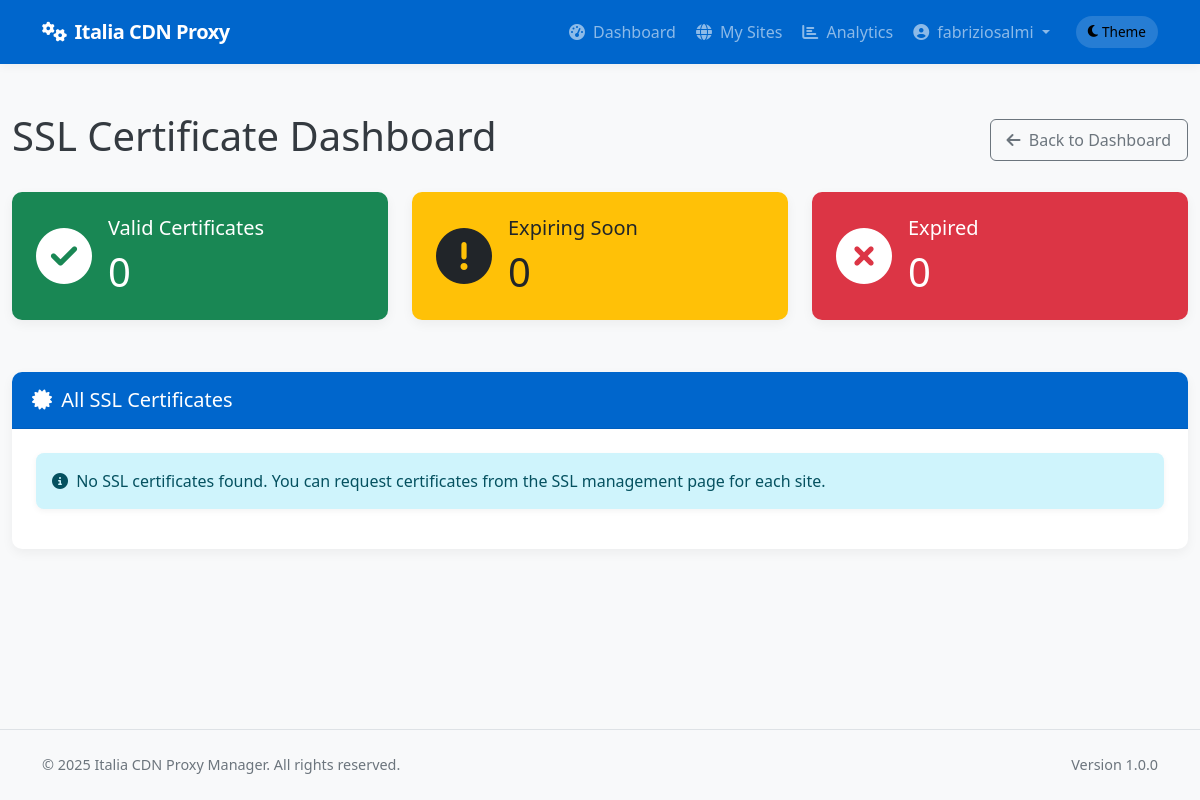
The page /client/ssl-dashboard (signed in) on the database as committed earlier.
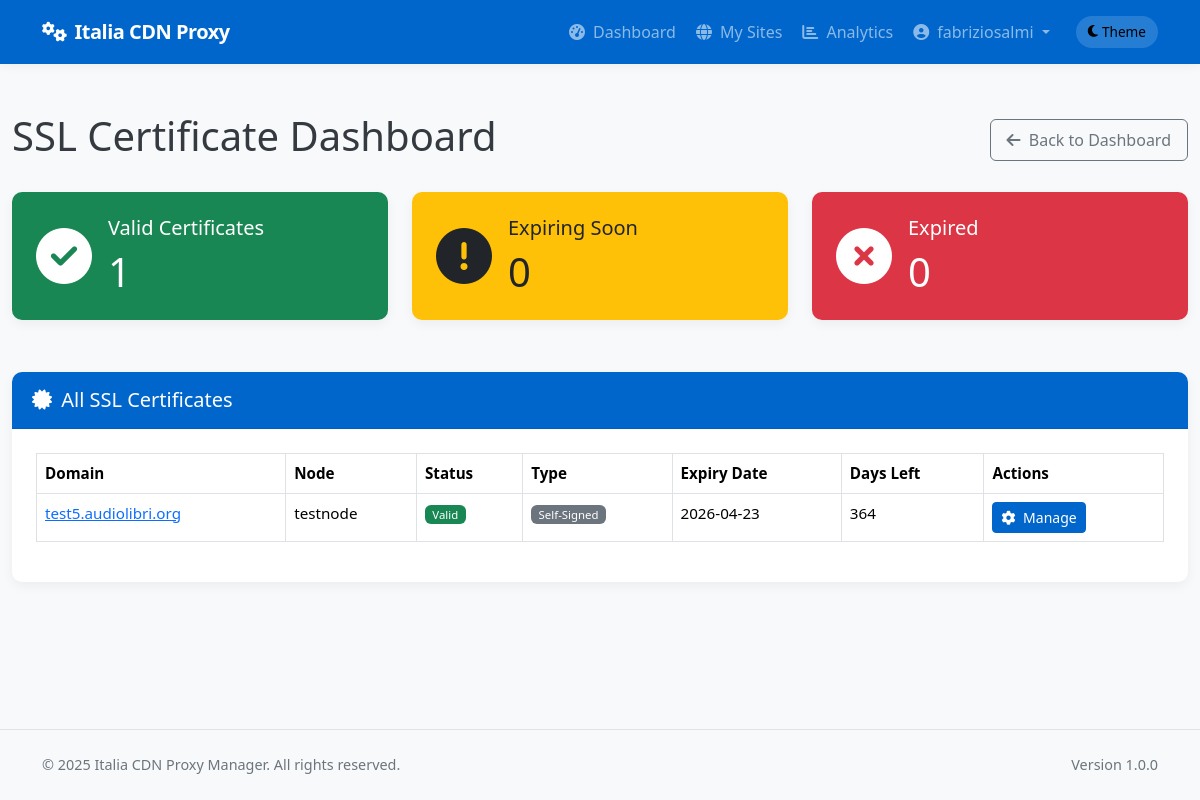
The same page on the database as committed later.
### app/models/models.py (models this page shows, shortened)
class Site(db.Model):
    __tablename__ = 'sites'
    id = db.Column(db.Integer, primary_key=True)
    name = db.Column(db.String(64), nullable=False)
    domain = db.Column(db.String(255), unique=True, nullable=False)
    protocol = db.Column(db.String(10), nullable=False, default='https')  # http or https
    origin_protocol = db.Column(db.String(10), nullable=False, default='http')  # http or https for origin
    origin_address = db.Column(db.String(255), nullable=False)  # Backend server address
    origin_port = db.Column(db.Integer, nullable=False)
    user_id = db.Column(db.Integer, db.ForeignKey('users.id'), nullable=True)  # Allow null for discovered sites
    is_active = db.Column(db.Boolean, default=True)
    is_blocked = db.Column(db.Boolean, default=False)
    is_discovered = db.Column(db.Boolean, default=False)  # Whether this site was discovered from node
    use_waf = db.Column(db.Boolean, default=False)
    waf_rule_level = db.Column(db.String(10), default='basic')  # basic, medium, strict
    waf_custom_rules = db.Column(db.Text, nullable=True)  # Custom WAF rules
    waf_max_request_size = db.Column(db.Integer, default=1)  # Max request size in MB
    waf_request_timeout = db.Column(db.Integer, default=60)  # Request timeout in seconds
    waf_block_tor_exit_nodes = db.Column(db.Boolean, default=False)  # Block Tor exit nodes
    waf_rate_limiting_enabled = db.Column(db.Boolean, default=False)  # Enable rate limiting
    waf_rate_limiting_requests = db.Column(db.Integer, default=100)  # Requests per minute
    waf_rate_limiting_burst = db.Column(db.Integer, default=200)  # Burst requests
    force_https = db.Column(db.Boolean, default=True)  # New column to force HTTP to HTTPS redirect
    enable_cache = db.Column(db.Boolean, default=True)
    cache_time = db.Column(db.Integer, default=3600)  # Cache time in seconds, default 1 hour
    cache_static_time = db.Column(db.Integer, default=86400)  # Cache time for static assets in seconds, default 1 day
    custom_cache_rules = db.Column(db.Text, nullable=True)  # Custom cache rules in Nginx format
    cache_browser_time = db.Column(db.Integer, default=3600)  # Browser cache time in seconds, default 1 hour
    use_geoip = db.Column(db.Boolean, default=False)  # Whether to use GeoIP filtering
    geoip_mode = db.Column(db.String(10), default='blacklist')  # 'blacklist' or 'whitelist'
    geoip_countries = db.Column(db.Text, nullable=True)  # Comma-separated list of country codes
    geoip_level = db.Column(db.String(10), default='nginx')  # 'nginx' or 'iptables'
    created_at = db.Column(db.DateTime, default=datetime.utcnow)
    updated_at = db.Column(db.DateTime, default=datetime.utcnow, onupdate=datetime.utcnow)
    custom_config = db.Column(db.Text, nullable=True)  # Additional Nginx configuration
    site_nodes = db.relationship('SiteNode', backref='site', lazy='dynamic')
    ssl_certificates = db.relationship('SSLCertificate', backref='site', lazy='dynamic')
    config_versions = db.relationship('ConfigVersion', backref='site', lazy='dynamic')

class Node(db.Model):
    __tablename__ = 'nodes'
    id = db.Column(db.Integer, primary_key=True)
    name = db.Column(db.String(64), unique=True, nullable=False)
    ip_address = db.Column(db.String(45), nullable=False)  # IPv4 or IPv6
    ssh_port = db.Column(db.Integer, default=22)
    ssh_user = db.Column(db.String(64), nullable=False)
    ssh_key_path = db.Column(db.String(256), nullable=True)  # Path to SSH key file
    _ssh_password = db.Column('ssh_password', db.String(256), nullable=True)  # Encrypted password (if using password auth)
    is_active = db.Column(db.Boolean, default=True)
    is_discovered = db.Column(db.Boolean, default=False)  # Whether this node was discovered from YAML
    created_at = db.Column(db.DateTime, default=datetime.utcnow)
    updated_at = db.Column(db.DateTime, default=datetime.utcnow, onupdate=datetime.utcnow)
    nginx_config_path = db.Column(db.String(256), default='/etc/nginx/conf.d')
    nginx_reload_command = db.Column(db.String(256), default='sudo systemctl reload nginx')
    detected_nginx_path = db.Column(db.String(256), nullable=True)  # Store detected nginx path
    site_nodes = db.relationship('SiteNode', backref='node', lazy='dynamic')
    @property
    def ssh_password(self):
        """Decrypt password when accessed"""
        from cryptography.fernet import Fernet
        from flask import current_app
        import base64
        if not self._ssh_password:
            return None
        try:
            key = current_app.config.get('PASSWORD_ENCRYPTION_KEY')
            if not key:
                import logging
                logging.warning("PASSWORD_ENCRYPTION_KEY not configured in application settings")
                if current_app.config.get('ENV') == 'production':
                    raise ValueError("Missing PASSWORD_ENCRYPTION_KEY in production environment")
                key = 'fallback_key_for_development_only'
            key = key.encode()
            import hashlib
            key_hash = hashlib.sha256(key).digest()
            fernet_key = base64.urlsafe_b64encode(key_hash)
            cipher = Fernet(fernet_key)
            decrypted = cipher.decrypt(self._ssh_password.encode())
            return decrypted.decode()
        except Exception as e:
            import logging
            logging.error(f"Error decrypting SSH password: {str(e)}")
            return None
    @ssh_password.setter
    def ssh_password(self, password):
        """Encrypt password when set"""
        if not password:
            self._ssh_password = None
            return
        from cryptography.fernet import Fernet
        from flask import current_app
        import base64
        try:
            key = current_app.config.get('PASSWORD_ENCRYPTION_KEY')
            if not key:
                import logging
                logging.warning("PASSWORD_ENCRYPTION_KEY not configured in application settings")
                if current_app.config.get('ENV') == 'production':
                    raise ValueError("Missing PASSWORD_ENCRYPTION_KEY in production environment")
                key = 'fallback_key_for_development_only'
            key = key.encode()
            import hashlib
            key_hash = hashlib.sha256(key).digest()
            fernet_key = base64.urlsafe_b64encode(key_hash)
            cipher = Fernet(fernet_key)
            encrypted = cipher.encrypt(password.encode())
            self._ssh_password = encrypted.decode()
        except Exception as e:
            import logging
            logging.error(f"Error encrypting SSH password: {str(e)}")
            self._ssh_password = None

class SSLCertificate(db.Model):
    __tablename__ = 'ssl_certificates'
    id = db.Column(db.Integer, primary_key=True)
    site_id = db.Column(db.Integer, db.ForeignKey('sites.id'), nullable=False)
    node_id = db.Column(db.Integer, db.ForeignKey('nodes.id'), nullable=False)
    domain = db.Column(db.String(255), nullable=False)
    certificate_path = db.Column(db.String(256), nullable=True)
    private_key_path = db.Column(db.String(256), nullable=True)
    fullchain_path = db.Column(db.String(256), nullable=True)
    issuer = db.Column(db.String(64), default='letsencrypt')
    subject = db.Column(db.String(255), nullable=True)
    fingerprint = db.Column(db.String(255), nullable=True)
    valid_from = db.Column(db.DateTime, nullable=True)
    valid_until = db.Column(db.DateTime, nullable=True)
    days_remaining = db.Column(db.Integer, nullable=True)
    is_wildcard = db.Column(db.Boolean, default=False)
    is_self_signed = db.Column(db.Boolean, default=False)
    status = db.Column(db.String(20), default='pending')
    error_message = db.Column(db.Text, nullable=True)
    created_at = db.Column(db.DateTime, default=datetime.utcnow)
    updated_at = db.Column(db.DateTime, default=datetime.utcnow, onupdate=datetime.utcnow)
    node = db.relationship('Node', foreign_keys=[node_id])

### app/controllers/client.py (the view)
@client.route('/ssl-dashboard')
@login_required
@client_required
def ssl_dashboard():
    user = current_user
    sites = Site.query.filter_by(user_id=user.id).all()
    certificates = []
    expiring_soon = []
    expired = []
    for site in sites:
        site_certs = SSLCertificate.query.filter_by(site_id=site.id).all()
        for cert in site_certs:
            node = Node.query.get(cert.node_id)
            if not node:
                continue
            cert_info = {
                'site_id': site.id,
                'domain': site.domain,
                'node_id': node.id,
                'node_name': node.name,
                'status': cert.status,
                'issuer': cert.issuer,
                'valid_until': cert.valid_until,
                'days_remaining': cert.days_remaining,
                'is_self_signed': cert.is_self_signed
            }
            certificates.append(cert_info)
            if cert.status == 'expired':
                expired.append(cert_info)
            elif cert.status == 'expiring_soon':
                expiring_soon.append(cert_info)
    certificates.sort(key=lambda x: (x['status'] != 'expired', x['status'] != 'expiring_soon', x['days_remaining'] if x['days_remaining'] is not None else 999))
    return render_template('client/ssl_dashboard.html',
                          sites=sites,
                          certificates=certificates,
                          expired=expired,
                          expiring_soon=expiring_soon)

### app/models/__init__.py (called while the page is built)
@login_manager.user_loader
def load_user(user_id):
    return User.query.get(int(user_id))

### app/models/models.py (called while the page is built)
    def is_admin(self):
        return self.role == 'admin'

    def is_client(self):
        return self.role == 'client'

### app/services/access_control.py (called while the page is built)
def client_required(f):
    @wraps(f)
    def decorated_function(*args, **kwargs):
        if not current_user.is_client():
            flash('This page is available only for client users.', 'error')
            return abort(403)
        return f(*args, **kwargs)
    return decorated_function

### app/templates/client/ssl_dashboard.html (shortened to what the changed rows need)
{% extends "base.html" %}
{% block content %}
<div class="container-fluid py-4">
    <div class="d-flex justify-content-between align-items-center mb-4">
        <h1>SSL Certificate Dashboard</h1>
    </div>
    <div class="row mb-4">
        <div class="col-md-4">
            <div class="card bg-success text-white">
                <div class="card-body d-flex align-items-center">
                    <div>
                        <h5 class="card-title">Valid Certificates</h5>
                        <p class="card-text display-6">{{ certificates|selectattr('status', 'equalto', 'valid')|list|length }}</p>
                    </div>
                </div>
            </div>
        </div>
    </div>
    <div class="card">
        <div class="card-body">
            {% if certificates %}
            <div class="table-responsive">
                <table class="table table-bordered table-hover" id="certificates-table">
                    <thead>
                        <tr>
                            <th>Domain</th>
                            <th>Node</th>
                            <th>Status</th>
                            <th>Type</th>
                            <th>Expiry Date</th>
                            <th>Days Left</th>
                            <th>Actions</th>
                        </tr>
                    </thead>
                    <tbody>
                        {% for cert in certificates %}
                        <tr>
                            <td>
                                <a href="{{ url_for('client.view_site', site_id=cert.site_id) }}">{{ cert.domain }}</a>
                            </td>
                            <td>{{ cert.node_name }}</td>
                            <td>
                                {% if cert.status == 'valid' %}
                                    <span class="badge bg-success">Valid</span>
                                {% elif cert.status == 'expiring_soon' %}
                                    <span class="badge bg-warning">Expiring Soon</span>
                                {% elif cert.status == 'expired' %}
                                    <span class="badge bg-danger">Expired</span>
                                {% elif cert.status == 'not_yet_valid' %}
                                    <span class="badge bg-info">Not Yet Valid</span>
                                {% else %}
                                    <span class="badge bg-secondary">Unknown</span>
                                {% endif %}
                            </td>
                            <td>
                                {% if cert.is_self_signed %}
                                    <span class="badge bg-secondary">Self-Signed</span>
                                {% else %}
                                    <span class="badge bg-info">Let's Encrypt</span>
                                {% endif %}
                            </td>
                            <td>{{ cert.valid_until.strftime('%Y-%m-%d') }}</td>
                            <td>
                                {% if cert.days_remaining is not none %}
                                    {{ cert.days_remaining }}
                                {% else %}
                                    N/A
                                {% endif %}
                            </td>
                            <td>
                                <a href="{{ url_for('client.manage_ssl_certificates', site_id=cert.site_id) }}" class="btn btn-sm btn-primary">
                                    <i class="fas fa-cog me-1"></i> Manage
                                </a>
                            </td>
                        </tr>
                        {% endfor %}
                    </tbody>
                </table>
            </div>
            {% else %}
            <div class="alert alert-info">
                <i class="fas fa-info-circle me-1"></i>
                No SSL certificates found. You can request certificates from the SSL management page for each site.
            </div>
            {% endif %}
        </div>
    </div>
</div>
{% endblock %}

Rows that differ between the two databases and show on the page:
now on this page (row edited): Site: domain "test5.audiolibri.org"
now on this page (row edited): Node: node_name "testnode"
added SSLCertificate: valid_until "2026-04-23", days_remaining "364"
Other text that changed with them:
{{ certificates|selectattr('status', 'equalto', 'valid')|list|length }}: "0" → "1"
text no longer shown: "No SSL certificates found. You can request certificates from the SSL management page for each site."
text now shown: "Domain Node Status Type Expiry Date Days Left Actions"
new list line: "Valid Self-Signed Manage"
